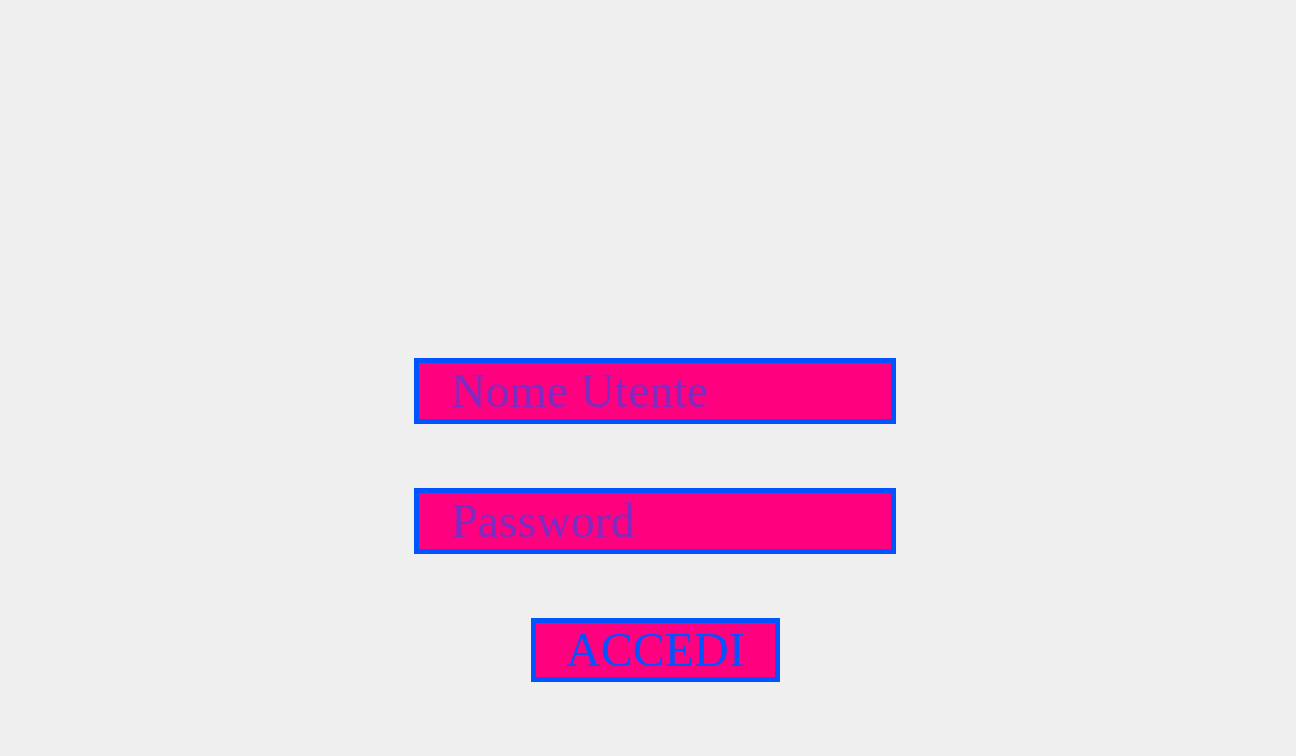
<?xml version="1.0" encoding="UTF-8"?>
<ui version="4.0">
 <class>MainWindow</class>
 <widget class="QMainWindow" name="MainWindow">
  <property name="geometry">
   <rect>
    <x>0</x>
    <y>0</y>
    <width>1296</width>
    <height>756</height>
   </rect>
  </property>
  <property name="font">
   <font>
    <family>Times New Roman</family>
    <pointsize>36</pointsize>
   </font>
  </property>
  <property name="windowTitle">
   <string>Reheasal Room Booker</string>
  </property>
  <property name="styleSheet">
   <string notr="true"/>
  </property>
  <widget class="QWidget" name="centralwidget">
   <property name="font">
    <font>
     <family>Times New Roman</family>
     <pointsize>36</pointsize>
    </font>
   </property>
   <widget class="QLabel" name="label">
    <property name="geometry">
     <rect>
      <x>370</x>
      <y>-30</y>
      <width>691</width>
      <height>361</height>
     </rect>
    </property>
    <property name="font">
     <font>
      <family>Times New Roman</family>
      <pointsize>72</pointsize>
     </font>
    </property>
    <property name="text">
     <string/>
    </property>
    <property name="pixmap">
     <pixmap resource="login.qrc">:/login/logo.png</pixmap>
    </property>
   </widget>
   <widget class="QWidget" name="gridLayoutWidget">
    <property name="geometry">
     <rect>
      <x>50</x>
      <y>300</y>
      <width>1211</width>
      <height>441</height>
     </rect>
    </property>
    <layout class="QGridLayout" name="gridLayout">
     <item row="8" column="0" alignment="Qt::AlignHCenter">
      <widget class="QPushButton" name="loginButton">
       <property name="font">
        <font>
         <family>Times New Roman</family>
         <pointsize>36</pointsize>
        </font>
       </property>
       <property name="styleSheet">
        <string notr="true">QPushButton
{
	border: 5px solid rgb(0, 85, 255);
	background-color: rgb(255, 0, 127);
	padding-left: 30px;
	padding-right: 30px;
	color: rgb(0, 85, 255);
}

QPushButton:hover
{
	border: 5px solid rgb(255, 0, 255);
	background-color: rgb(255, 85, 0);
	padding-left: 30px;
	padding-right: 30px;
}

QLineEdit: pressed
{
	border: 5px solid rgb(255, 239, 14);
	background-color: rgb(255, 170, 0)
	padding-left: 30px;
	padding-right: 30px;
}
</string>
       </property>
       <property name="text">
        <string>ACCEDI</string>
       </property>
      </widget>
     </item>
     <item row="7" column="0" alignment="Qt::AlignHCenter">
      <widget class="QLineEdit" name="passwordLineEdit">
       <property name="font">
        <font>
         <family>Times New Roman</family>
         <pointsize>36</pointsize>
        </font>
       </property>
       <property name="styleSheet">
        <string notr="true">QLineEdit{
	border: 5px solid rgb(0, 85, 255);
	background-color: rgb(255, 0, 127);
	padding-left: 30px;
	padding-right: 30px;
	color: rgb(0, 85, 255);
}

QLineEdit:hover
{
	border: 5px solid rgb(255, 0, 255);
	background-color: rgb(255, 85, 0);
	padding-left: 30px;
	padding-right: 30px;
}

QLineEdit: focus
{
	border: 2px solid rgb(255, 239, 14);
}</string>
       </property>
       <property name="echoMode">
        <enum>QLineEdit::Password</enum>
       </property>
       <property name="placeholderText">
        <string>Password</string>
       </property>
      </widget>
     </item>
     <item row="6" column="0" alignment="Qt::AlignHCenter">
      <widget class="QLineEdit" name="userLineEdit">
       <property name="font">
        <font>
         <family>Times New Roman</family>
         <pointsize>36</pointsize>
        </font>
       </property>
       <property name="styleSheet">
        <string notr="true">QLineEdit{
	border: 5px solid rgb(0, 85, 255);
	background-color: rgb(255, 0, 127);
	padding-left: 30px;
	padding-right: 30px;
	color: rgb(0, 85, 255);
}

QLineEdit:hover
{
	border: 5px solid rgb(255, 0, 255);
	background-color: rgb(255, 85, 0);
	padding-left: 30px;
	padding-right: 30px;
}

QLineEdit: focus
{
	border: 2px solid rgb(255, 239, 14);
}</string>
       </property>
       <property name="placeholderText">
        <string>Nome Utente</string>
       </property>
      </widget>
     </item>
    </layout>
   </widget>
   <widget class="QLabel" name="label_2">
    <property name="geometry">
     <rect>
      <x>0</x>
      <y>0</y>
      <width>1301</width>
      <height>761</height>
     </rect>
    </property>
    <property name="text">
     <string/>
    </property>
    <property name="pixmap">
     <pixmap resource="login.qrc">:/login/sfondo.jpg</pixmap>
    </property>
    <property name="scaledContents">
     <bool>true</bool>
    </property>
   </widget>
   <zorder>label_2</zorder>
   <zorder>label</zorder>
   <zorder>gridLayoutWidget</zorder>
  </widget>
 </widget>
 <resources>
  <include location="login.qrc"/>
 </resources>
 <connections/>
</ui>
